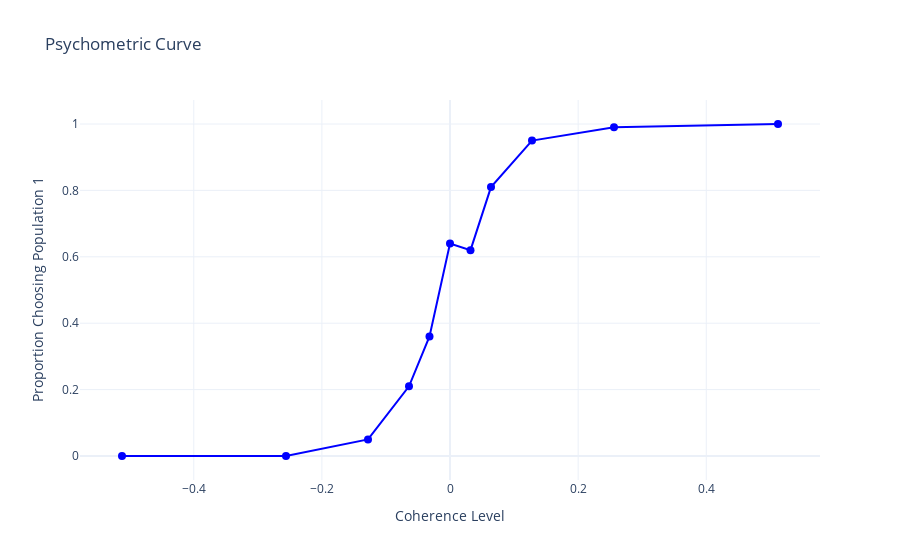
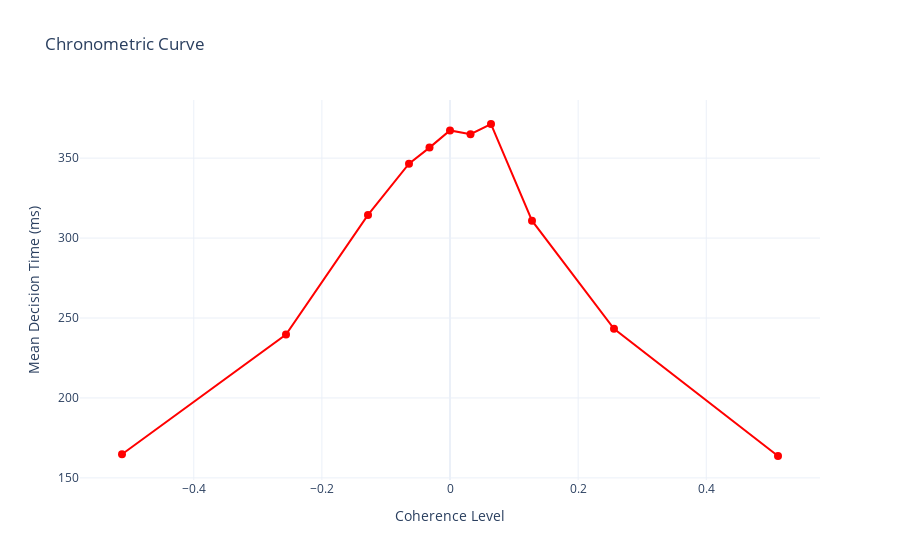

The cell these charts' notebook holds for them, in order:
### Markdown cell above
加入决策机制

### Code cell
# Decision thresholds
decision_threshold = 15.0  
min_rate_difference = 5.0  

# Coherence levels and trials
coherence_levels = np.array([-0.512, -0.256, -0.128, -0.064, -0.032, 0, 0.032, 0.064, 0.128, 0.256, 0.512])
n_trials_per_coherence = 100
choices = np.zeros((len(coherence_levels), n_trials_per_coherence))
decision_times = np.zeros((len(coherence_levels), n_trials_per_coherence))

for c_idx, coherence in enumerate(coherence_levels):
    for trial in range(n_trials_per_coherence):
        S1 = np.zeros(n_time_steps)  
        S2 = np.zeros(n_time_steps)  
        r1 = np.zeros(n_time_steps)  
        r2 = np.zeros(n_time_steps)  
        I1 = np.zeros(n_time_steps)  
        I2 = np.zeros(n_time_steps)  

        I_stim_1 = J_Input * mu0 * (1 + coherence)
        I_stim_2 = J_Input * mu0 * (1 - coherence)
        I_ext1 = np.full(n_time_steps, I_0)
        I_ext2 = np.full(n_time_steps, I_0)
        I_ext1[stim_indices] += I_stim_1
        I_ext2[stim_indices] += I_stim_2

        I_noise1 = sigma_I * np.random.randn()
        I_noise2 = sigma_I * np.random.randn()
        S1[0] = S2[0] = 0.1

        decision_made = False
        decision_time = None
        choice = None

        for t in range(n_time_steps - 1):
            I_noise1 += dt / tau_AMPA * (-I_noise1) + np.sqrt(dt / tau_AMPA) * sigma_I * np.random.randn()
            I_noise2 += dt / tau_AMPA * (-I_noise2) + np.sqrt(dt / tau_AMPA) * sigma_I * np.random.randn()

            # Compute total input currents
            I1[t] = J_N * S1[t] - J_N_cross * S2[t] + I_ext1[t] + I_noise1
            I2[t] = J_N * S2[t] - J_N_cross * S1[t] + I_ext2[t] + I_noise2

            r1[t] = H(I1[t])
            r2[t] = H(I2[t])
            r1[t] = max(0, r1[t])
            r2[t] = max(0, r2[t])

            S1[t + 1] = S1[t] + (-S1[t] / tau_NMDA + (1 - S1[t]) * gamma * r1[t] / 1000) * dt
            S2[t + 1] = S2[t] + (-S2[t] / tau_NMDA + (1 - S2[t]) * gamma * r2[t] / 1000) * dt

            if not decision_made and time[t] >= stim_start:
                if r1[t] - r2[t] >= min_rate_difference and r1[t] >= decision_threshold:
                    decision_made = True
                    decision_time = time[t] - stim_start
                    choice = 1
                elif r2[t] - r1[t] >= min_rate_difference and r2[t] >= decision_threshold:
                    decision_made = True
                    decision_time = time[t] - stim_start
                    choice = 2
            if decision_made:
                break

        if decision_made:
            choices[c_idx, trial] = choice
            decision_times[c_idx, trial] = decision_time
        else:
            decision_times[c_idx, trial] = np.nan
            choices[c_idx, trial] = 0 

proportion_choice1 = np.zeros(len(coherence_levels))
mean_decision_times = np.zeros(len(coherence_levels))
std_decision_times = np.zeros(len(coherence_levels))

for c_idx in range(len(coherence_levels)):
    choices_c = choices[c_idx, :]
    decision_times_c = decision_times[c_idx, :]
    valid_trials = choices_c != 0  

    proportion_choice1[c_idx] = np.sum(choices_c[valid_trials] == 1) / np.sum(valid_trials)

    mean_decision_times[c_idx] = np.nanmean(decision_times_c[valid_trials])
    std_decision_times[c_idx] = np.nanstd(decision_times_c[valid_trials])

psychometric_curve = go.Scatter(
    x=coherence_levels,  
    y=proportion_choice1,  
    mode='lines+markers',  
    name='Psychometric Curve',  
    line=dict(color='blue', width=2),  
    marker=dict(size=8)  
)

layout_psychometric = go.Layout(
    title='Psychometric Curve',  
    xaxis=dict(title='Coherence Level'),  
    yaxis=dict(title='Proportion Choosing Population 1'),  
    template='plotly_white'  
)

fig_psychometric = go.Figure(data=[psychometric_curve], layout=layout_psychometric)
fig_psychometric.show()

chronometric_curve = go.Scatter(
    x=coherence_levels,  
    y=mean_decision_times,  
    mode='lines+markers',  
    name='Chronometric Curve',  
    line=dict(color='red', width=2),  
    marker=dict(size=8)  
)


layout_chronometric = go.Layout(
    title='Chronometric Curve',  
    xaxis=dict(title='Coherence Level'),  
    yaxis=dict(title='Mean Decision Time (ms)'),  
    template='plotly_white'  
)

fig_chronometric = go.Figure(data=[chronometric_curve], layout=layout_chronometric)
fig_chronometric.show()

### Figure 1 — Plotly figure (JSON) as saved in the notebook; plotly's stock layout.template omitted (floating-point values rounded to 4 significant figures)
{"data": [{"line": {"color": "blue", "width": 2}, "marker": {"size": 8}, "mode": "lines+markers", "name": "Psychometric Curve", "type": "scatter", "x": [-0.512, -0.256, -0.128, -0.064, -0.032, 0, 0.032, 0.064, 0.128, 0.256, 0.512], "y": [0, 0, 0.05, 0.21, 0.36, 0.64, 0.62, 0.81, 0.95, 0.99, 1]}], "layout": {"title": {"text": "Psychometric Curve"}, "xaxis": {"title": {"text": "Coherence Level"}}, "yaxis": {"title": {"text": "Proportion Choosing Population 1"}}}}

### Figure 2 — Plotly figure (JSON) as saved in the notebook; plotly's stock layout.template omitted (floating-point values rounded to 4 significant figures)
{"data": [{"line": {"color": "red", "width": 2}, "marker": {"size": 8}, "mode": "lines+markers", "name": "Chronometric Curve", "type": "scatter", "x": [-0.512, -0.256, -0.128, -0.064, -0.032, 0, 0.032, 0.064, 0.128, 0.256, 0.512], "y": [164.8, 239.6, 314.5, 346.5, 356.6, 367.3, 364.9, 371.4, 310.9, 243.2, 163.7]}], "layout": {"title": {"text": "Chronometric Curve"}, "xaxis": {"title": {"text": "Coherence Level"}}, "yaxis": {"title": {"text": "Mean Decision Time (ms)"}}}}
